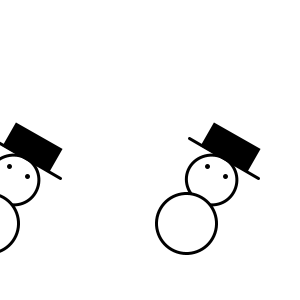
Frame 1 (no input)
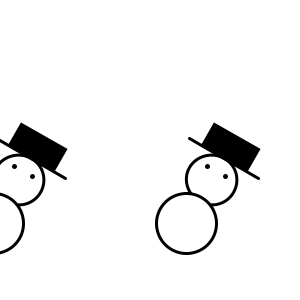
Frame 60 (the mouse pressed at the canvas centre just before this capture)
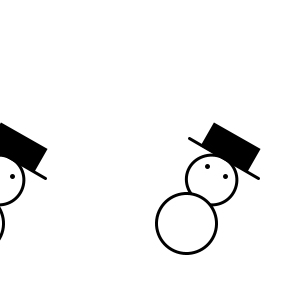
Frame 120 (the mouse held since frame 60 and released just before this capture)

The Processing sketch that drew these frames (run headless with seeded random() and noise(); from frame 60 on, the mouse is pressed at the canvas centre):

// Processing sketch: processing_54126
// ── processing_54126.pde

/* OpenProcessing Tweak of *@*http://www.openprocessing.org/sketch/54126*@* */
/* !do not delete the line above, required for linking your tweak if you upload again */
/**
 Frosty, the Snowman
 */


void setup() {

  size(300, 300);
  smooth();
}


void draw() {

  //Hintergrund:
  background(255);

  frosty((int)(sin(frameCount*0.05)*50), 0, 30);
  frosty(200, 0, 30);
}



//Methode: Frosty zeichnen
void frosty(int x, int y, float winkel) {

  //Alten Zustand merken:
  pushMatrix();

  //Ursprung verschieben:
  translate(x, y);
  rotate(radians(winkel));

  fill(255);
  strokeWeight(3);
  stroke(0);

  //Körper:
  ellipse(100, 150, 50, 50);
  ellipse(100, 200, 60, 60);

  //Augen:
  strokeWeight(5);
  point(90, 140);
  point(110, 140);

  //Hut:
  strokeWeight(3);
  fill(0);
  line(60, 125, 140, 125);
  rect(75, 100, 50, 25);

  //Alten Zustand wiederherstellen:
  popMatrix();
}
